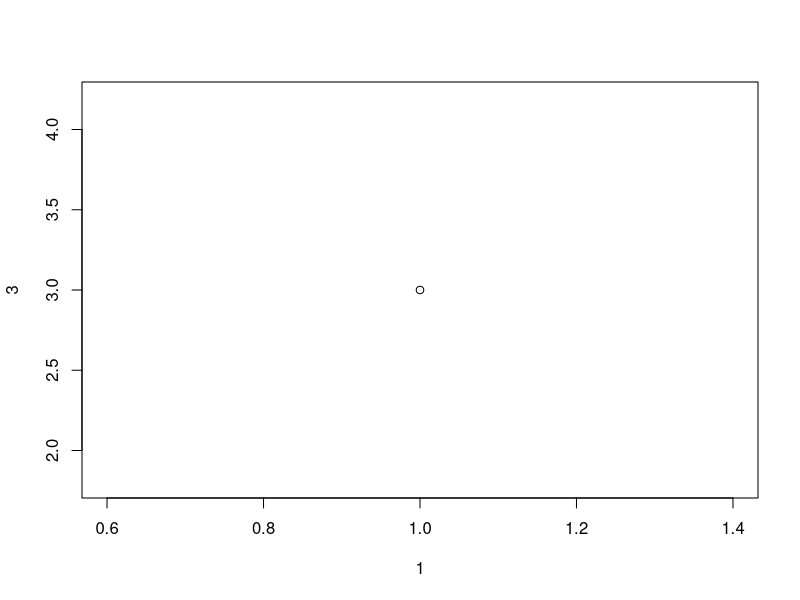
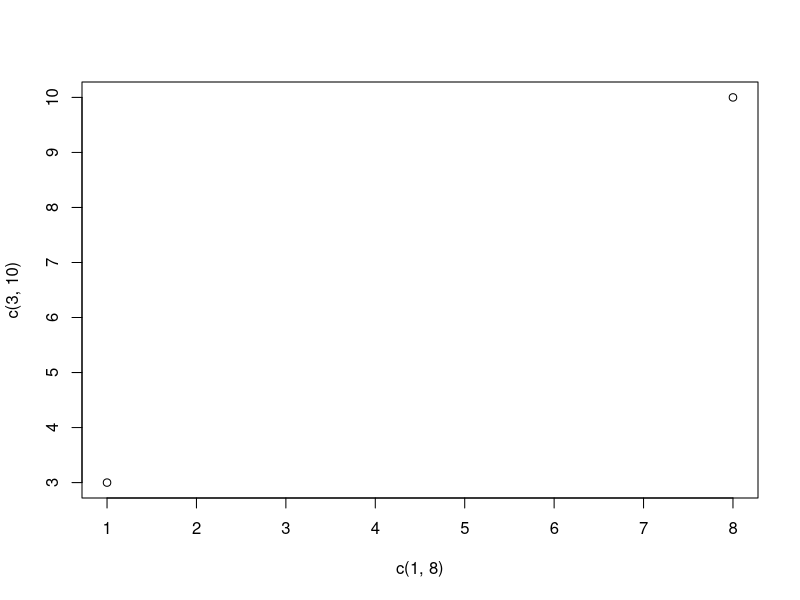
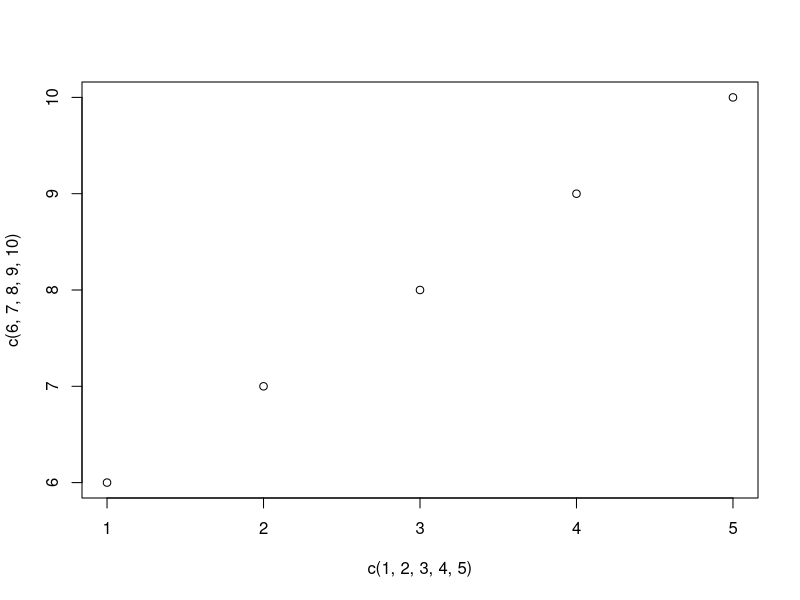
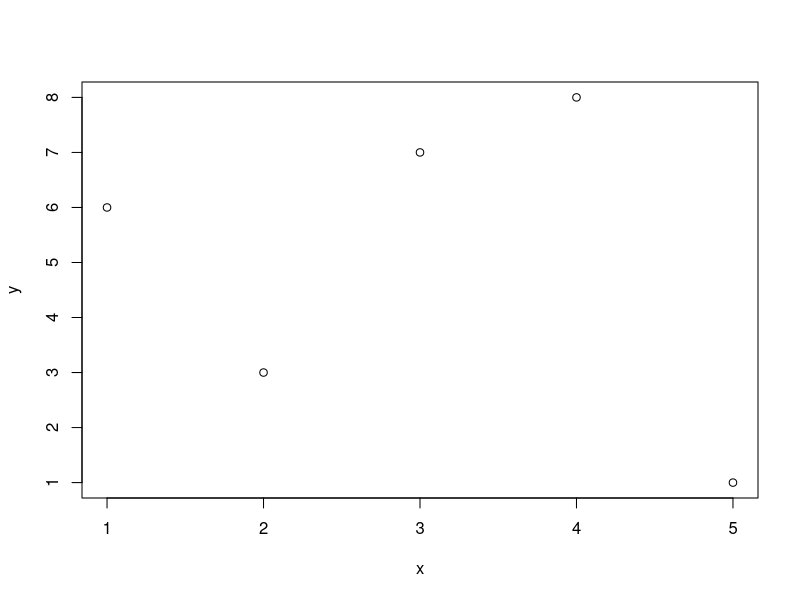
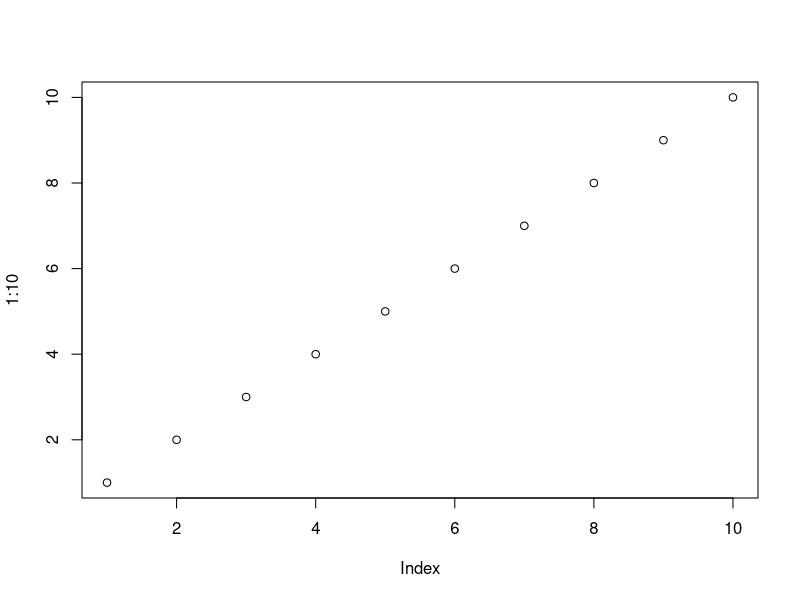
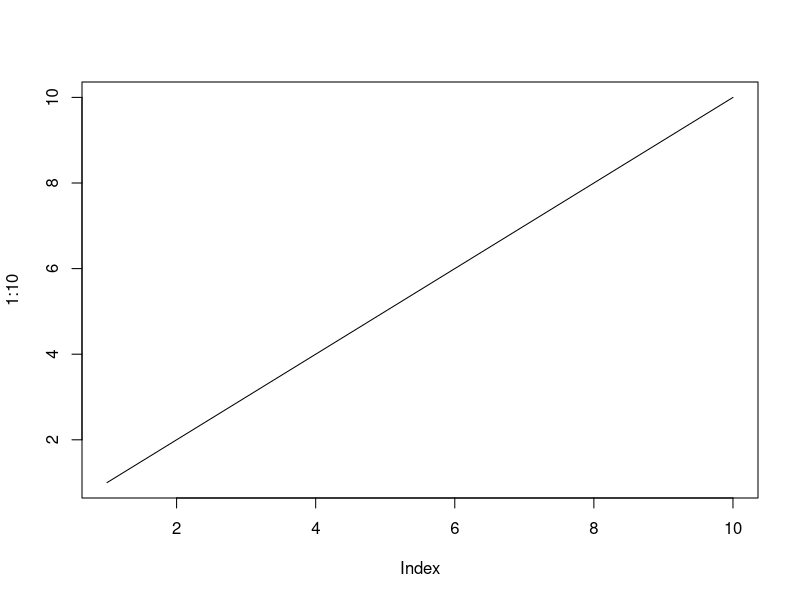
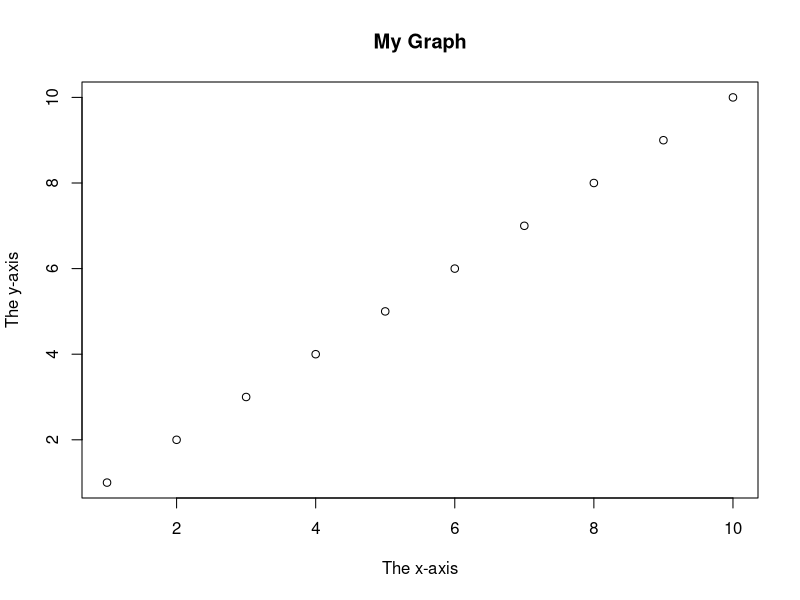
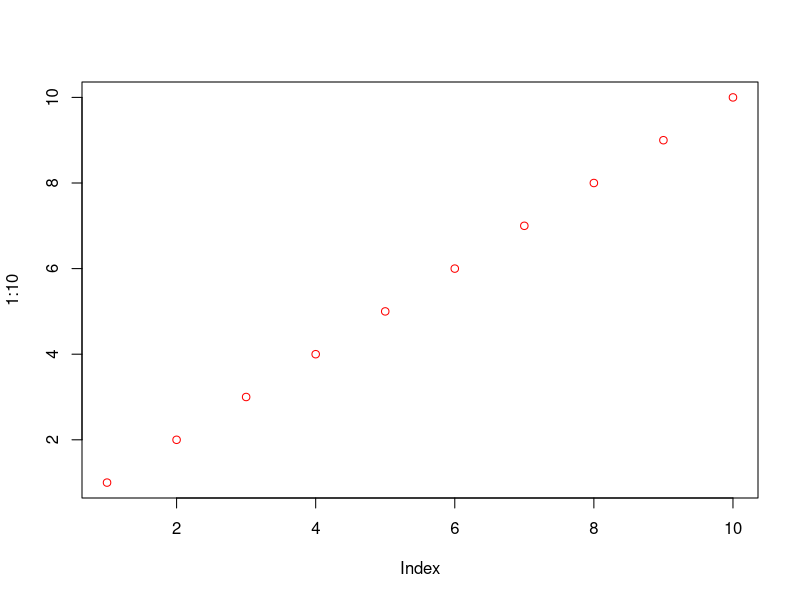

Here is the R script that generated these plots, in order: (Note: this script raises an error after producing the figures.)
plot(1,3)
plot(c(1,8),c(3,10))

#multiple points
plot(c(1,2,3,4,5),c(6,7,8,9,10))
x <- c(1,2,3,4,5)
y <- c(6,3,7,8,1) 
plot(x,y) 

#sequence of points
plot(1:10)

#draw a line
plot(1:10, type='l')

#plot labels
plot(1:10, main="My Graph", xlab="The x-axis", ylab="The y-axis")

#graph appearance
plot(1:10, col="Red")

#size
plot(1:10, cex=2)

#point shape
plot(1:10, pch=0,cex=2)
plot(1:10, pch=1,cex=2)
plot(1:10, pch=2,cex=2)
plot(1:10, pch=3,cex=2)
plot(1:10, pch=4,cex=2)
plot(1:10, pch=5,cex=2)
plot(1:10, pch=6,cex=2)
plot(1:10, pch=7,cex=2)
plot(1:10, pch=8,cex=2)
plot(1:10, pch=9,cex=2)
plot(1:10, pch=10,cex=2)
plot(1:10, pch=11,cex=2)
plot(1:10, pch=12,cex=2)
plot(1:10, pch=13,cex=2)
plot(1:10, pch=14,cex=2)
plot(1:10, pch=15,cex=2)
plot(1:10, pch=16,cex=2)
plot(1:10, pch=17,cex=2)
plot(1:10, pch=18,cex=2)
plot(1:10, pch=19,cex=2)
plot(1:10, pch=20,cex=2)
plot(1:10, pch=21,cex=2)
plot(1:10, pch=22,cex=2)
plot(1:10, pch=23,cex=2)
plot(1:10, pch=24,cex=2)
plot(1:10, pch=25,cex=2)

#line color
plot(1:10, type='l', col='blue')

#line width
plot(1:10, type='l', lwd='2')

#line styles
plot(1:10, type='l', lwd='2', lty=0)#removes the line
plot(1:10, type='l', lwd='2', lty=1)#solid line
plot(1:10, type='l', lwd='2', lty=2)#dashed line
plot(1:10, type='l', lwd='2', lty=3)#dotted line
plot(1:10, type='l', lwd='2', lty=4)#dashed dotted line
plot(1:10, type='l', lwd='2', lty=5)#long dashed line

#pie charts
x <-c(10,20,30,40)
pie(x)
pie(x, init.angle=90)#start th first pie at 90 dgrees.
#labels&headers
mylabel<-c("Apples", "Banana", "Cherries", "Dates")
pie(x, label=mylabel, main="Fruits")

#legend
legend("bottomright", mylabel, fill=colors)

